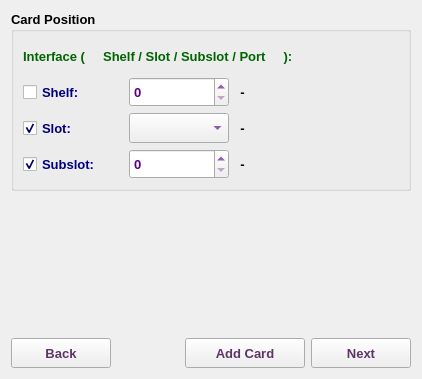
     <widget class="QWidget" name="positiontab">
      <attribute name="title">
       <string>position</string>
      </attribute>
      <layout class="QVBoxLayout" name="verticalLayout_12">
       <item>
        <widget class="QGroupBox" name="interfaceNameGB">
         <property name="minimumSize">
          <size>
           <width>200</width>
           <height>120</height>
          </size>
         </property>
         <property name="maximumSize">
          <size>
           <width>800</width>
           <height>900</height>
          </size>
         </property>
         <property name="font">
          <font>
           <family>Tahoma</family>
           <pointsize>10</pointsize>
           <weight>75</weight>
           <bold>true</bold>
          </font>
         </property>
         <property name="styleSheet">
          <string notr="true"/>
         </property>
         <property name="title">
          <string>Card Position</string>
         </property>
         <layout class="QVBoxLayout" name="verticalLayout_3">
          <item>
           <layout class="QHBoxLayout" name="horizontalLayout_2">
            <item>
             <widget class="QLabel" name="wxyzHintLbl">
              <property name="minimumSize">
               <size>
                <width>200</width>
                <height>30</height>
               </size>
              </property>
              <property name="maximumSize">
               <size>
                <width>400</width>
                <height>30</height>
               </size>
              </property>
              <property name="font">
               <font>
                <family>Tahoma</family>
                <pointsize>10</pointsize>
                <weight>75</weight>
                <bold>true</bold>
               </font>
              </property>
              <property name="styleSheet">
               <string notr="true">color: rgb(0, 100, 0);</string>
              </property>
              <property name="text">
               <string>Interface (     Shelf / Slot / Subslot / Port     ):</string>
              </property>
             </widget>
            </item>
            <item>
             <widget class="QLabel" name="wxyzLbl">
              <property name="minimumSize">
               <size>
                <width>100</width>
                <height>30</height>
               </size>
              </property>
              <property name="maximumSize">
               <size>
                <width>400</width>
                <height>30</height>
               </size>
              </property>
              <property name="font">
               <font>
                <family>Tahoma</family>
                <pointsize>10</pointsize>
                <weight>75</weight>
                <bold>true</bold>
               </font>
              </property>
              <property name="styleSheet">
               <string notr="true">color: rgb(85, 0, 127);</string>
              </property>
              <property name="text">
               <string/>
              </property>
             </widget>
            </item>
           </layout>
          </item>
          <item>
           <layout class="QHBoxLayout" name="horizontalLayout_5">
            <item>
             <widget class="QCheckBox" name="shelfChB">
              <property name="minimumSize">
               <size>
                <width>100</width>
                <height>30</height>
               </size>
              </property>
              <property name="maximumSize">
               <size>
                <width>100</width>
                <height>30</height>
               </size>
              </property>
              <property name="font">
               <font>
                <family>Tahoma</family>
                <pointsize>10</pointsize>
                <weight>75</weight>
                <bold>true</bold>
               </font>
              </property>
              <property name="styleSheet">
               <string notr="true">color: rgb(0, 0, 127);</string>
              </property>
              <property name="text">
               <string>Shelf:</string>
              </property>
             </widget>
            </item>
            <item>
             <widget class="QSpinBox" name="shelfSB">
              <property name="sizePolicy">
               <sizepolicy hsizetype="Preferred" vsizetype="Preferred">
                <horstretch>0</horstretch>
                <verstretch>0</verstretch>
               </sizepolicy>
              </property>
              <property name="minimumSize">
               <size>
                <width>100</width>
                <height>30</height>
               </size>
              </property>
              <property name="maximumSize">
               <size>
                <width>100</width>
                <height>30</height>
               </size>
              </property>
              <property name="font">
               <font>
                <family>Tahoma</family>
                <pointsize>10</pointsize>
                <weight>75</weight>
                <bold>true</bold>
               </font>
              </property>
              <property name="styleSheet">
               <string notr="true">color: rgb(85, 0, 127);</string>
              </property>
             </widget>
            </item>
            <item>
             <widget class="QLabel" name="noshelfLbl">
              <property name="minimumSize">
               <size>
                <width>15</width>
                <height>30</height>
               </size>
              </property>
              <property name="maximumSize">
               <size>
                <width>15</width>
                <height>30</height>
               </size>
              </property>
              <property name="font">
               <font>
                <family>Tahoma</family>
                <pointsize>10</pointsize>
               </font>
              </property>
              <property name="text">
               <string>-</string>
              </property>
              <property name="alignment">
               <set>Qt::AlignCenter</set>
              </property>
             </widget>
            </item>
            <item>
             <spacer name="horizontalSpacer_27">
              <property name="font">
               <font>
                <family>Tahoma</family>
                <pointsize>10</pointsize>
               </font>
              </property>
              <property name="orientation">
               <enum>Qt::Horizontal</enum>
              </property>
              <property name="sizeHint" stdset="0">
               <size>
                <width>40</width>
                <height>20</height>
               </size>
              </property>
             </spacer>
            </item>
           </layout>
          </item>
          <item>
           <layout class="QHBoxLayout" name="horizontalLayout_13">
            <item>
             <widget class="QCheckBox" name="slotChB">
              <property name="minimumSize">
               <size>
                <width>100</width>
                <height>30</height>
               </size>
              </property>
              <property name="maximumSize">
               <size>
                <width>100</width>
                <height>30</height>
               </size>
              </property>
              <property name="font">
               <font>
                <family>Tahoma</family>
                <pointsize>10</pointsize>
                <weight>75</weight>
                <bold>true</bold>
               </font>
              </property>
              <property name="styleSheet">
               <string notr="true">color: rgb(0, 0, 127);</string>
              </property>
              <property name="text">
               <string>Slot:</string>
              </property>
              <property name="checked">
               <bool>true</bool>
              </property>
             </widget>
            </item>
            <item>
             <widget class="QComboBox" name="slotCB">
              <property name="sizePolicy">
               <sizepolicy hsizetype="Preferred" vsizetype="Preferred">
                <horstretch>0</horstretch>
                <verstretch>0</verstretch>
               </sizepolicy>
              </property>
              <property name="minimumSize">
               <size>
                <width>100</width>
                <height>30</height>
               </size>
              </property>
              <property name="maximumSize">
               <size>
                <width>100</width>
                <height>30</height>
               </size>
              </property>
              <property name="font">
               <font>
                <family>Tahoma</family>
                <pointsize>10</pointsize>
                <weight>75</weight>
                <bold>true</bold>
               </font>
              </property>
              <property name="styleSheet">
               <string notr="true">color: rgb(85, 0, 127);</string>
              </property>
             </widget>
            </item>
            <item>
             <widget class="QLabel" name="noSlotLbl">
              <property name="minimumSize">
               <size>
                <width>15</width>
                <height>30</height>
               </size>
              </property>
              <property name="maximumSize">
               <size>
                <width>15</width>
                <height>30</height>
               </size>
              </property>
              <property name="font">
               <font>
                <family>Tahoma</family>
                <pointsize>10</pointsize>
               </font>
              </property>
              <property name="text">
               <string>-</string>
              </property>
              <property name="alignment">
               <set>Qt::AlignCenter</set>
              </property>
             </widget>
            </item>
            <item>
             <spacer name="horizontalSpacer_14">
              <property name="orientation">
               <enum>Qt::Horizontal</enum>
              </property>
              <property name="sizeHint" stdset="0">
               <size>
                <width>40</width>
                <height>20</height>
               </size>
              </property>
             </spacer>
            </item>
           </layout>
          </item>
          <item>
           <layout class="QHBoxLayout" name="horizontalLayout_14">
            <item>
             <widget class="QCheckBox" name="subSlotChB">
              <property name="minimumSize">
               <size>
                <width>100</width>
                <height>30</height>
               </size>
              </property>
              <property name="maximumSize">
               <size>
                <width>100</width>
                <height>30</height>
               </size>
              </property>
              <property name="font">
               <font>
                <family>Tahoma</family>
                <pointsize>10</pointsize>
                <weight>75</weight>
                <bold>true</bold>
               </font>
              </property>
              <property name="styleSheet">
               <string notr="true">color: rgb(0, 0, 127);</string>
              </property>
              <property name="text">
               <string>Subslot:</string>
              </property>
              <property name="checked">
               <bool>true</bool>
              </property>
             </widget>
            </item>
            <item>
             <widget class="QSpinBox" name="subslotSB">
              <property name="sizePolicy">
               <sizepolicy hsizetype="Preferred" vsizetype="Preferred">
                <horstretch>0</horstretch>
                <verstretch>0</verstretch>
               </sizepolicy>
              </property>
              <property name="minimumSize">
               <size>
                <width>100</width>
                <height>30</height>
               </size>
              </property>
              <property name="maximumSize">
               <size>
                <width>100</width>
                <height>30</height>
               </size>
              </property>
              <property name="font">
               <font>
                <family>Tahoma</family>
                <pointsize>10</pointsize>
                <weight>75</weight>
                <bold>true</bold>
               </font>
              </property>
              <property name="styleSheet">
               <string notr="true">color: rgb(85, 0, 127);</string>
              </property>
             </widget>
            </item>
            <item>
             <widget class="QLabel" name="noSubslotLbl">
              <property name="minimumSize">
               <size>
                <width>15</width>
                <height>30</height>
               </size>
              </property>
              <property name="maximumSize">
               <size>
                <width>15</width>
                <height>30</height>
               </size>
              </property>
              <property name="font">
               <font>
                <family>Tahoma</family>
                <pointsize>10</pointsize>
               </font>
              </property>
              <property name="text">
               <string>-</string>
              </property>
              <property name="alignment">
               <set>Qt::AlignCenter</set>
              </property>
             </widget>
            </item>
            <item>
             <spacer name="horizontalSpacer_26">
              <property name="font">
               <font>
                <family>Tahoma</family>
                <pointsize>10</pointsize>
               </font>
              </property>
              <property name="orientation">
               <enum>Qt::Horizontal</enum>
              </property>
              <property name="sizeHint" stdset="0">
               <size>
                <width>40</width>
                <height>20</height>
               </size>
              </property>
             </spacer>
            </item>
           </layout>
          </item>
         </layout>
        </widget>
       </item>
       <item>
        <spacer name="verticalSpacer_3">
         <property name="orientation">
          <enum>Qt::Vertical</enum>
         </property>
         <property name="sizeHint" stdset="0">
          <size>
           <width>20</width>
           <height>141</height>
          </size>
         </property>
        </spacer>
       </item>
       <item>
        <layout class="QHBoxLayout" name="horizontalLayout_44">
         <item>
          <widget class="QPushButton" name="posBackBtn">
           <property name="enabled">
            <bool>true</bool>
           </property>
           <property name="sizePolicy">
            <sizepolicy hsizetype="Preferred" vsizetype="Preferred">
             <horstretch>0</horstretch>
             <verstretch>0</verstretch>
            </sizepolicy>
           </property>
           <property name="minimumSize">
            <size>
             <width>100</width>
             <height>30</height>
            </size>
           </property>
           <property name="maximumSize">
            <size>
             <width>200</width>
             <height>30</height>
            </size>
           </property>
           <property name="font">
            <font>
             <family>Tahoma</family>
             <pointsize>10</pointsize>
             <weight>75</weight>
             <bold>true</bold>
            </font>
           </property>
           <property name="styleSheet">
            <string notr="true">color: rgb(92, 53, 102);</string>
           </property>
           <property name="text">
            <string>Back</string>
           </property>
           <property name="icon">
            <iconset resource="../../../../image.qrc">
             <normaloff>:/Image/back.png</normaloff>:/Image/back.png</iconset>
           </property>
           <property name="iconSize">
            <size>
             <width>20</width>
             <height>20</height>
            </size>
           </property>
          </widget>
         </item>
         <item>
          <spacer name="horizontalSpacer_11">
           <property name="font">
            <font>
             <family>Tahoma</family>
             <pointsize>10</pointsize>
            </font>
           </property>
           <property name="orientation">
            <enum>Qt::Horizontal</enum>
           </property>
           <property name="sizeHint" stdset="0">
            <size>
             <width>40</width>
             <height>20</height>
            </size>
           </property>
          </spacer>
         </item>
         <item>
          <widget class="QPushButton" name="posOkBtn">
           <property name="enabled">
            <bool>true</bool>
           </property>
           <property name="sizePolicy">
            <sizepolicy hsizetype="Preferred" vsizetype="Preferred">
             <horstretch>0</horstretch>
             <verstretch>0</verstretch>
            </sizepolicy>
           </property>
           <property name="minimumSize">
            <size>
             <width>120</width>
             <height>30</height>
            </size>
           </property>
           <property name="maximumSize">
            <size>
             <width>200</width>
             <height>30</height>
            </size>
           </property>
           <property name="font">
            <font>
             <family>Tahoma</family>
             <pointsize>10</pointsize>
             <weight>75</weight>
             <bold>true</bold>
            </font>
           </property>
           <property name="styleSheet">
            <string notr="true">color: rgb(92, 53, 102);</string>
           </property>
           <property name="text">
            <string>Add Card</string>
           </property>
           <property name="icon">
            <iconset resource="../../../../image.qrc">
             <normaloff>:/Image/add.png</normaloff>:/Image/add.png</iconset>
           </property>
           <property name="iconSize">
            <size>
             <width>20</width>
             <height>20</height>
            </size>
           </property>
          </widget>
         </item>
         <item>
          <widget class="QPushButton" name="posNextBtn">
           <property name="enabled">
            <bool>true</bool>
           </property>
           <property name="sizePolicy">
            <sizepolicy hsizetype="Preferred" vsizetype="Preferred">
             <horstretch>0</horstretch>
             <verstretch>0</verstretch>
            </sizepolicy>
           </property>
           <property name="minimumSize">
            <size>
             <width>100</width>
             <height>30</height>
            </size>
           </property>
           <property name="maximumSize">
            <size>
             <width>200</width>
             <height>30</height>
            </size>
           </property>
           <property name="font">
            <font>
             <family>Tahoma</family>
             <pointsize>10</pointsize>
             <weight>75</weight>
             <bold>true</bold>
            </font>
           </property>
           <property name="styleSheet">
            <string notr="true">color: rgb(92, 53, 102);</string>
           </property>
           <property name="text">
            <string>Next</string>
           </property>
           <property name="icon">
            <iconset resource="../../../../image.qrc">
             <normaloff>:/Image/next.png</normaloff>:/Image/next.png</iconset>
           </property>
           <property name="iconSize">
            <size>
             <width>20</width>
             <height>20</height>
            </size>
           </property>
          </widget>
         </item>
        </layout>
       </item>
      </layout>
     </widget>
